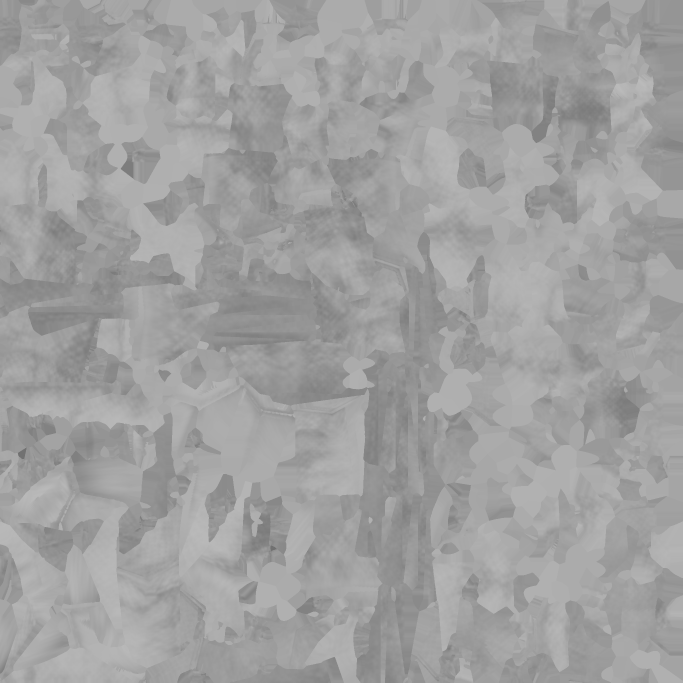
#> input picture assets/fps-arms-roughness.png, 2048 x 2048 px (shown at 1/3 size); the run also reads 1 picture not shown here
$ python generate-mars-material.py
#> lines starting #> are read from the running program, lines starting #| are printed output that depends on the picture; after the words box and inside, x2 and y2 are one past the last pixel; in counts of white or black regions, pixels touching at a corner belong together; pictures that were not available may be replaced by others from this repository, and a replacement may not be noted
#!/usr/bin/env python3
"""Derive a grounded Mars EVA texture witness from the donor's exact UV maps."""

from pathlib import Path

import numpy as np
from PIL import Image, ImageFilter


ROOT = Path(__file__).resolve().parents[1]
ASSETS = ROOT / "assets"


def smoothstep(edge0, edge1, value):
    value = np.clip((value - edge0) / (edge1 - edge0), 0.0, 1.0)
    return value * value * (3.0 - 2.0 * value)


base_image = Image.open(ASSETS / "fps-arms-basecolor.png").convert("RGB")
base = np.asarray(base_image, dtype=np.float32) / 255.0
r, g, b = base[..., 0], base[..., 1], base[..., 2]
luma = r * 0.2126 + g * 0.7152 + b * 0.0722
saturation = base.max(axis=2) - base.min(axis=2)
#> saturation: shape (2048, 2048) float32; every value is 0

# Preserve Meshy's semantic breakup: dark authored regions become rubber/seals,
# pale regions become pressure fabric/composite, and olive panels become safety paint.
rubber = smoothstep(0.46, 0.16, luma)
olive = smoothstep(0.018, 0.105, g - b)
olive *= smoothstep(0.045, 0.22, saturation)
olive *= smoothstep(0.78, 0.86, g / np.maximum(r, 0.001))
#> call 4 of smoothstep, with edge0 = 0.78, edge1 = 0.86
#> in smoothstep (call 4), `value = np.clip((value - edge0) / (edge1 - edge0), 0.0, 1.0)`:
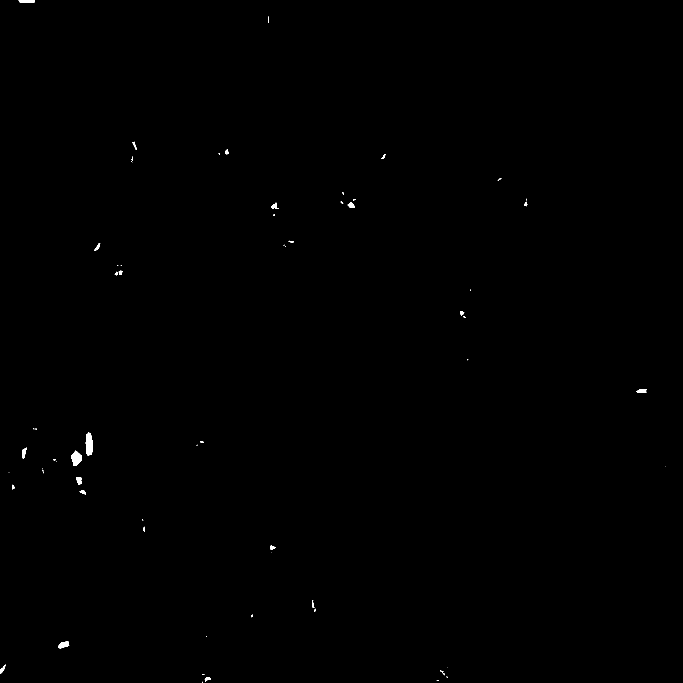
#> value: shape (2048, 2048) float32 (shown at 1/3 size); values 0 (black) and 1 (white), 0.15% white; 72 white regions (35 under 20 px), largest, box (x1, y1, x2, y2) and area: (257, 1297, 278, 1366) 1157, (213, 1352, 245, 1398) 946, (175, 1924, 208, 1945) 453
olive *= smoothstep(0.18, 0.42, luma) * smoothstep(0.78, 0.48, luma)
#> in smoothstep (call 6), `value = np.clip((value - edge0) / (edge1 - edge0), 0.0, 1.0)`: value: shape (2048, 2048) float32; every value is 1
olive *= 1.0 - rubber

charcoal = np.array([0.055, 0.064, 0.068], dtype=np.float32)
off_white = np.array([0.72, 0.70, 0.64], dtype=np.float32)
safety_yellow = np.array([0.72, 0.43, 0.075], dtype=np.float32)
mars_dust = np.array([0.34, 0.145, 0.075], dtype=np.float32)

micro = np.clip((luma - 0.5) * 0.55 + 0.5, 0.15, 0.86)[..., None]
surface = off_white * (0.76 + micro * 0.34)
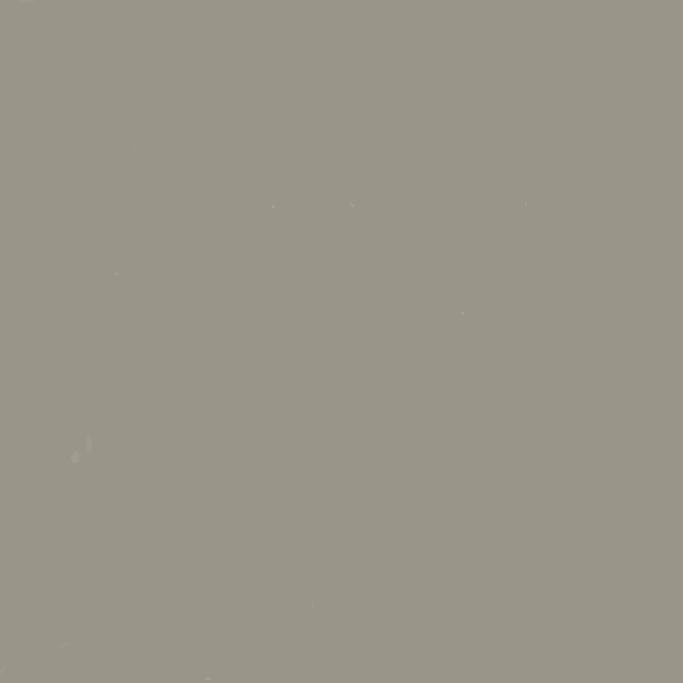
#> surface: shape (2048, 2048, 3) float32 (shown at 1/3 size); mean of channels 0, 1, 2 0.596, 0.583, 0.522; drawn as R, G, B
surface = surface * (1.0 - olive[..., None]) + safety_yellow * olive[..., None]
surface = surface * (1.0 - rubber[..., None]) + charcoal * (0.74 + micro * 0.42) * rubber[..., None]

# Reuse existing warm grime as localized Martian dust rather than a uniform orange wash.
dust = np.clip((r - b) * 1.8 + (0.48 - luma) * 0.38, 0.0, 1.0)
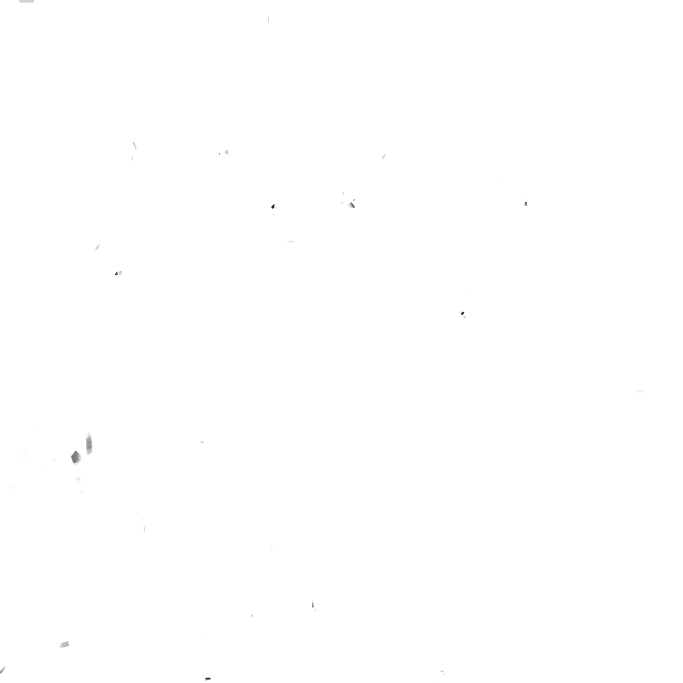
#> dust: shape (2048, 2048) float32 (shown at 1/3 size); min 0.00656, max 0.182, mean 0.182; drawn with min black and max white
dust *= (0.12 + saturation * 0.65) * (1.0 - rubber * 0.62)
surface = surface * (1.0 - dust[..., None] * 0.42) + mars_dust * dust[..., None] * 0.42

# Edge-aware abrasion from high-frequency donor albedo changes. Keep it restrained.
blur = np.asarray(base_image.convert("L").filter(ImageFilter.GaussianBlur(3.0)), dtype=np.float32) / 255.0
edges = np.clip(np.abs(luma - blur) * 4.4 - 0.08, 0.0, 0.34)
wear_tint = np.array([0.76, 0.72, 0.61], dtype=np.float32)
surface = surface * (1.0 - edges[..., None]) + wear_tint * edges[..., None]

mars_base = Image.fromarray(np.uint8(np.clip(surface, 0.0, 1.0) * 255.0), "RGB")
mars_base.save(ASSETS / "mars-eva-basecolor.png", optimize=True)

source_roughness = np.asarray(Image.open(ASSETS / "fps-arms-roughness.png").convert("L"), dtype=np.float32) / 255.0
roughness = 0.78 + (source_roughness - 0.5) * 0.24
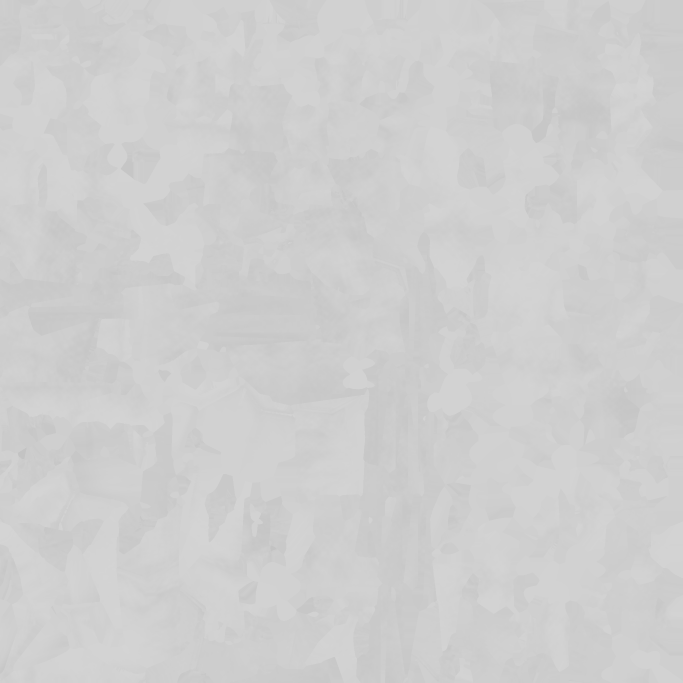
#> roughness: shape (2048, 2048) float32 (shown at 1/3 size); min 0.756, max 0.836, mean 0.811
roughness = roughness * (1.0 - rubber * 0.12) + 0.74 * rubber * 0.12
roughness = roughness * (1.0 - olive * 0.18) + 0.63 * olive * 0.18
roughness = np.clip(roughness + dust * 0.08 - edges * 0.18, 0.48, 0.96)
Image.fromarray(np.uint8(roughness * 255.0), "L").save(ASSETS / "mars-eva-roughness.png", optimize=True)

print("generated assets/mars-eva-basecolor.png")
print("generated assets/mars-eva-roughness.png")
